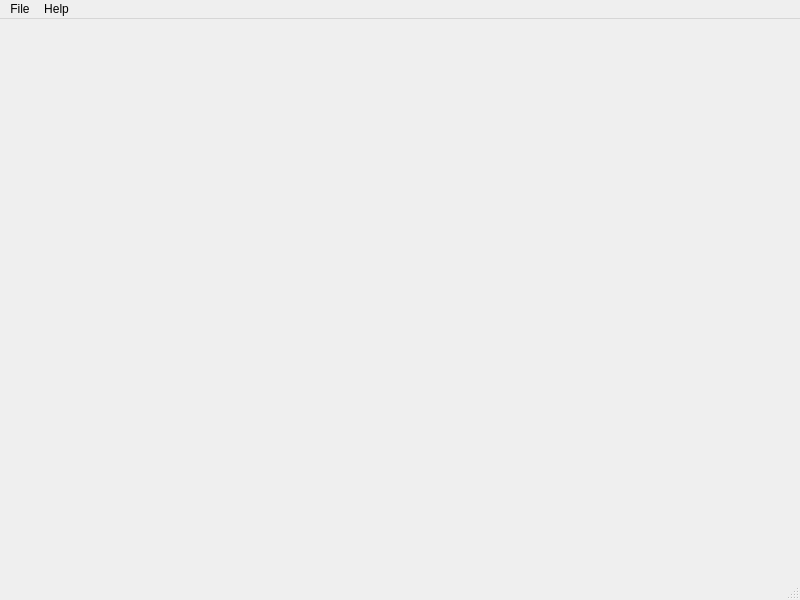
<?xml version="1.0" encoding="UTF-8"?>
<ui version="4.0">
 <class>MainWindow</class>
 <widget class="QMainWindow" name="MainWindow">
  <property name="geometry">
   <rect>
    <x>0</x>
    <y>0</y>
    <width>800</width>
    <height>600</height>
   </rect>
  </property>
  <property name="windowTitle">
   <string>MainWindow</string>
  </property>
  <widget class="QWidget" name="centralwidget"/>
  <widget class="QMenuBar" name="menubar">
   <property name="geometry">
    <rect>
     <x>0</x>
     <y>0</y>
     <width>800</width>
     <height>18</height>
    </rect>
   </property>
   <widget class="QMenu" name="menuFile">
    <property name="title">
     <string>File</string>
    </property>
    <addaction name="actionSave"/>
    <addaction name="actionOpen"/>
   </widget>
   <widget class="QMenu" name="menuHelp">
    <property name="title">
     <string>Help</string>
    </property>
   </widget>
   <addaction name="menuFile"/>
   <addaction name="menuHelp"/>
  </widget>
  <widget class="QStatusBar" name="statusbar"/>
  <action name="actionSave">
   <property name="text">
    <string>Save</string>
   </property>
  </action>
  <action name="actionOpen">
   <property name="text">
    <string>Open</string>
   </property>
  </action>
 </widget>
 <resources/>
 <connections/>
</ui>
